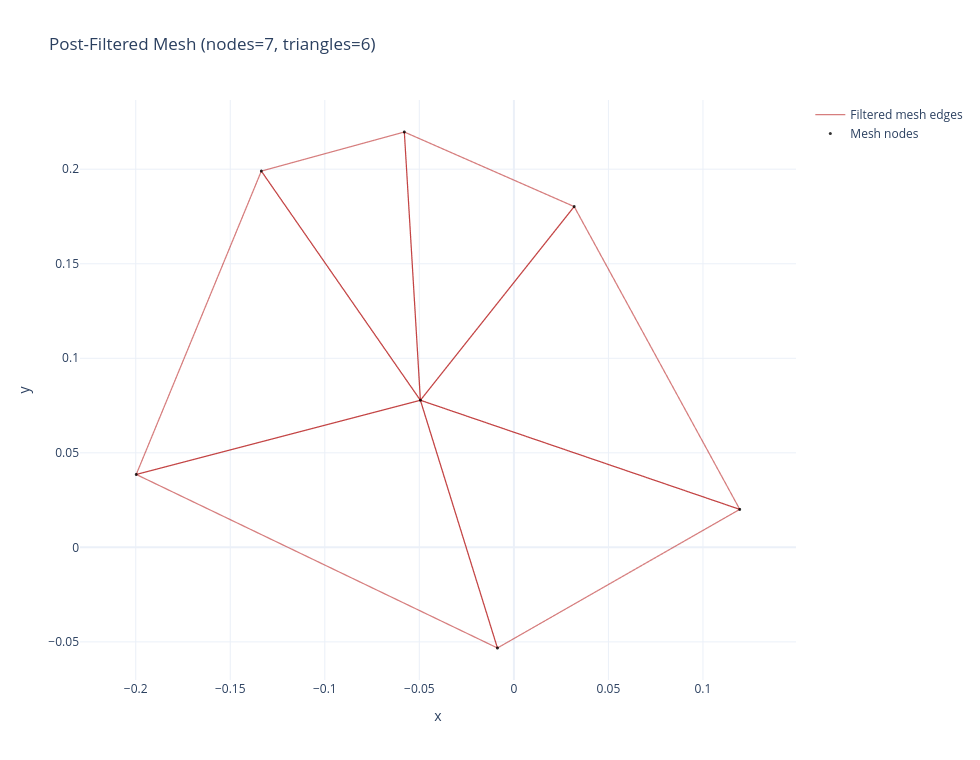

Write notebook code for a chart like this one.
### Code cell
# Mesh post-filter: remove overlap-prone / redundant outer triangles before heatmap
import plotly.graph_objects as go
from scipy.spatial import ConvexHull
from shapely.geometry import Polygon
from node_manager.mesh_builder import mesh_quality_summary

if 'mesh_info_prefilter' not in globals():
    mesh_info_prefilter = {
        'nodes': np.asarray(mesh_info['nodes'], dtype=float).copy(),
        'triangles': np.asarray(mesh_info['triangles'], dtype=np.intp).copy(),
        'global_idx': np.asarray(mesh_info.get('global_idx', []), dtype=np.intp).copy(),
        'quality': dict(mesh_info.get('quality', {})),
    }

base_nodes = np.asarray(mesh_info_prefilter['nodes'], dtype=float)
base_triangles = np.asarray(mesh_info_prefilter['triangles'], dtype=np.intp)
base_global_idx = np.asarray(mesh_info_prefilter.get('global_idx', []), dtype=np.intp)

if len(base_triangles) == 0:
    raise ValueError('No triangles available for post-filter.')


def _triangle_metrics(nodes, triangles):
    p = nodes[triangles]

    angles = np.zeros((len(triangles), 3), dtype=float)
    for i in range(3):
        v1 = p[:, (i + 1) % 3] - p[:, i]
        v2 = p[:, (i + 2) % 3] - p[:, i]
        cos_a = np.sum(v1 * v2, axis=1) / (
            np.linalg.norm(v1, axis=1) * np.linalg.norm(v2, axis=1) + 1e-30
        )
        angles[:, i] = np.degrees(np.arccos(np.clip(cos_a, -1, 1)))

    theta_min = angles.min(axis=1)
    theta_max = angles.max(axis=1)
    skew = np.maximum((theta_max - 60.0) / 120.0, (60.0 - theta_min) / 60.0)

    edges = np.zeros((len(triangles), 3), dtype=float)
    for i in range(3):
        edges[:, i] = np.linalg.norm(p[:, (i + 1) % 3] - p[:, i], axis=1)

    area = 0.5 * np.abs(
        (p[:, 1, 0] - p[:, 0, 0]) * (p[:, 2, 1] - p[:, 0, 1])
        - (p[:, 1, 1] - p[:, 0, 1]) * (p[:, 2, 0] - p[:, 0, 0])
    )

    return {
        'theta_min': theta_min,
        'theta_max': theta_max,
        'skew': skew,
        'edges': edges,
        'max_edge': edges.max(axis=1),
        'area': area,
    }


metrics = _triangle_metrics(base_nodes, base_triangles)
remove_mask = np.zeros(len(base_triangles), dtype=bool)
remove_reason = np.array([''] * len(base_triangles), dtype=object)

# 1. Remove genuine triangle overlaps after smoothing, keeping the better-shaped element.
tri_polys = [Polygon(base_nodes[tri]) for tri in base_triangles]
overlap_tol = 1e-12
for i in range(len(base_triangles)):
    if remove_mask[i] or tri_polys[i].area <= overlap_tol:
        continue
    for j in range(i + 1, len(base_triangles)):
        if remove_mask[j] or tri_polys[j].area <= overlap_tol:
            continue
        inter = tri_polys[i].intersection(tri_polys[j])
        if inter.area <= overlap_tol:
            continue

        score_i = (float(metrics['skew'][i]), float(metrics['max_edge'][i]), -float(metrics['area'][i]))
        score_j = (float(metrics['skew'][j]), float(metrics['max_edge'][j]), -float(metrics['area'][j]))
        if score_i >= score_j:
            remove_mask[i] = True
            remove_reason[i] = 'triangle-overlap'
            break
        else:
            remove_mask[j] = True
            remove_reason[j] = 'triangle-overlap'

# 2. Remove long, highly skewed hull-only ear triangles that create outer chords.
try:
    hull_vertices = np.asarray(ConvexHull(base_nodes).vertices, dtype=np.intp)
except Exception:
    hull_vertices = np.array([], dtype=np.intp)

if len(hull_vertices) > 0:
    hull_only = np.all(np.isin(base_triangles, hull_vertices), axis=1)
    median_edge = float(np.median(metrics['edges']))
    bad_hull_ears = (
        hull_only
        & (metrics['skew'] > 0.58)
        & (metrics['max_edge'] > 1.10 * median_edge)
    )
    new_bad = bad_hull_ears & (~remove_mask)
    remove_mask[new_bad] = True
    remove_reason[new_bad] = 'skewed-hull-ear'

filtered_triangles = base_triangles[~remove_mask]
if len(filtered_triangles) == 0:
    raise RuntimeError('Post-filter removed every triangle. Relax the filter thresholds.')

mesh_info = dict(mesh_info)
mesh_info['triangles'] = filtered_triangles
mesh_info['quality'] = mesh_quality_summary(base_nodes, filtered_triangles)
mesh_info['post_filter'] = {
    'removed_triangle_count': int(np.sum(remove_mask)),
    'removed_triangle_local_ids': np.where(remove_mask)[0].astype(int).tolist(),
    'removed_triangle_reasons': remove_reason[remove_mask].tolist(),
    'skew_threshold': 0.58,
    'edge_factor_threshold': 1.10,
}
if len(base_global_idx) > 0:
    mesh_info['global_idx'] = base_global_idx

print('Mesh post-filter applied.')
print(f"  Triangles: {len(base_triangles)} -> {len(filtered_triangles)}")
if np.any(remove_mask):
    print(f"  Removed local triangle ids: {np.where(remove_mask)[0].astype(int).tolist()}")
    print(f"  Reasons: {remove_reason[remove_mask].tolist()}")
else:
    print('  No triangles matched the filter; mesh unchanged.')

edge_x, edge_y = [], []
for tri in filtered_triangles:
    loop = np.vstack([base_nodes[tri], base_nodes[tri][0]])
    edge_x.extend(loop[:, 0].tolist() + [None])
    edge_y.extend(loop[:, 1].tolist() + [None])

fig_mesh_filtered = go.Figure()
fig_mesh_filtered.add_trace(
    go.Scattergl(
        x=edge_x,
        y=edge_y,
        mode='lines',
        name='Filtered mesh edges',
        line=dict(color='rgba(180,20,20,0.55)', width=1.25),
    )
)
fig_mesh_filtered.add_trace(
    go.Scattergl(
        x=base_nodes[:, 0],
        y=base_nodes[:, 1],
        mode='markers',
        name='Mesh nodes',
        marker=dict(color='black', size=3, opacity=0.8),
    )
)
fig_mesh_filtered.update_layout(
    title=f'Post-Filtered Mesh (nodes={len(base_nodes)}, triangles={len(filtered_triangles)})',
    xaxis_title='x',
    yaxis_title='y',
    template='plotly_white',
    width=980,
    height=760,
)
fig_mesh_filtered.update_yaxes(scaleanchor='x', scaleratio=1)
fig_mesh_filtered.show()

### Figure 1 — Plotly figure (JSON) as saved in the notebook; plotly's stock layout.template omitted (floating-point values rounded to 4 significant figures)
{"data": [{"line": {"color": "rgba(180,20,20,0.55)", "width": 1.25}, "mode": "lines", "name": "Filtered mesh edges", "type": "scattergl", "x": [-0.04945, -0.1336, -0.1997, -0.04945, null, -0.008692, -0.04945, -0.1997, -0.008692, null, -0.04945, -0.008692, 0.1195, -0.04945, null, 0.0319, -0.04945, 0.1195, 0.0319, null, -0.04945, -0.05794, -0.1336, -0.04945, null, 0.0319, -0.05794, -0.04945, 0.0319, null], "y": [0.0778, 0.199, 0.03856, 0.0778, null, -0.05323, 0.0778, 0.03856, -0.05323, null, 0.0778, -0.05323, 0.02009, 0.0778, null, 0.1802, 0.0778, 0.02009, 0.1802, null, 0.0778, 0.2197, 0.199, 0.0778, null, 0.1802, 0.2197, 0.0778, 0.1802, null]}, {"marker": {"color": "black", "opacity": 0.8, "size": 3}, "mode": "markers", "name": "Mesh nodes", "type": "scattergl", "x": [-0.008692, 0.1195, -0.04945, 0.0319, -0.1336, -0.05794, -0.1997], "y": [-0.05323, 0.02009, 0.0778, 0.1802, 0.199, 0.2197, 0.03856]}], "layout": {"height": 760, "title": {"text": "Post-Filtered Mesh (nodes=7, triangles=6)"}, "width": 980, "xaxis": {"title": {"text": "x"}}, "yaxis": {"scaleanchor": "x", "scaleratio": 1, "title": {"text": "y"}}}}
